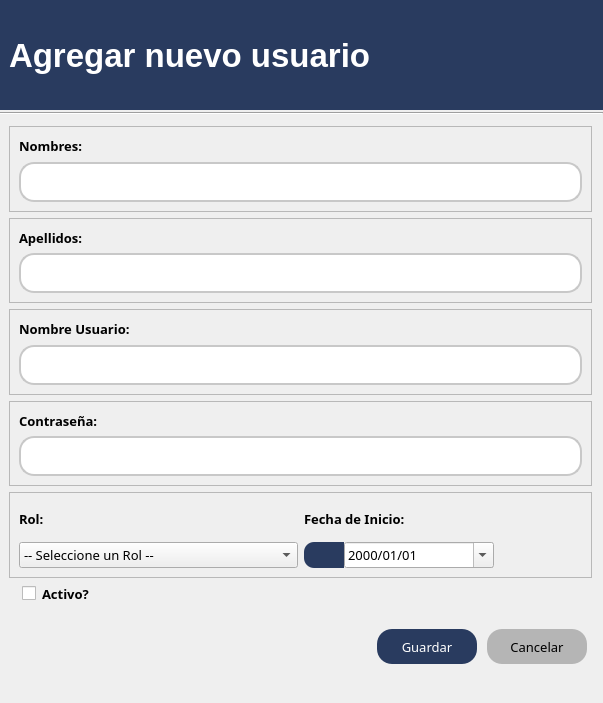
<?xml version="1.0" encoding="UTF-8"?>
<ui version="4.0">
 <class>DialogAgregar</class>
 <widget class="QDialog" name="DialogAgregar">
  <property name="geometry">
   <rect>
    <x>0</x>
    <y>0</y>
    <width>603</width>
    <height>703</height>
   </rect>
  </property>
  <property name="minimumSize">
   <size>
    <width>0</width>
    <height>0</height>
   </size>
  </property>
  <property name="maximumSize">
   <size>
    <width>16777215</width>
    <height>16777215</height>
   </size>
  </property>
  <property name="windowTitle">
   <string>Dialog</string>
  </property>
  <property name="styleSheet">
   <string notr="true">#widget, #label {
    color: rgb(255, 255, 255);
    background-color: rgb(41, 59, 95);
}

QLineEdit {
    border: 2px solid rgb(200, 200, 200);
    border-radius: 15px;
    padding: 8px 0px 8px 11px;
}

#input_nameUser {
    text-transform: uppercase;
}

#checkBox_activo {
    margin-left: 13px;
}

QPushButton {
    background-color: rgb(41, 59, 95);
    color: rgb(255, 255, 255); 
    border: none;
    border-radius: 15px; 
}

#btn_salir {
	background-color: rgb(181, 181, 181);
    color: rgb(0, 0, 0); 
}

#btn_date1, #btn_date2 {
    border-bottom-left-radius: 10px;
    border-top-left-radius: 10px;
}

QPushButton:hover {
    background-color: rgb(88, 120, 142);
    color: rgb(255, 255, 255); 
}

#btn_salir:hover {
    background-color: rgb(209, 209, 209);
}

QPushButton:pressed, #btn_salir:pressed {
    background-color: #1c5980;
}</string>
  </property>
  <layout class="QVBoxLayout" name="verticalLayout_9">
   <property name="spacing">
    <number>2</number>
   </property>
   <property name="leftMargin">
    <number>0</number>
   </property>
   <property name="topMargin">
    <number>0</number>
   </property>
   <property name="rightMargin">
    <number>0</number>
   </property>
   <property name="bottomMargin">
    <number>0</number>
   </property>
   <item>
    <widget class="QWidget" name="widget" native="true">
     <property name="minimumSize">
      <size>
       <width>603</width>
       <height>110</height>
      </size>
     </property>
     <property name="maximumSize">
      <size>
       <width>16777215</width>
       <height>110</height>
      </size>
     </property>
     <layout class="QVBoxLayout" name="verticalLayout_6">
      <item>
       <widget class="QLabel" name="label">
        <property name="font">
         <font>
          <family>Segoe UI</family>
          <pointsize>25</pointsize>
          <weight>75</weight>
          <bold>true</bold>
         </font>
        </property>
        <property name="text">
         <string>Agregar nuevo usuario</string>
        </property>
       </widget>
      </item>
     </layout>
    </widget>
   </item>
   <item>
    <widget class="Line" name="line">
     <property name="orientation">
      <enum>Qt::Horizontal</enum>
     </property>
    </widget>
   </item>
   <item>
    <widget class="QWidget" name="widget_2" native="true">
     <property name="styleSheet">
      <string notr="true"/>
     </property>
     <layout class="QVBoxLayout" name="verticalLayout_8">
      <property name="rightMargin">
       <number>11</number>
      </property>
      <item>
       <widget class="QFrame" name="frame">
        <property name="frameShape">
         <enum>QFrame::StyledPanel</enum>
        </property>
        <property name="frameShadow">
         <enum>QFrame::Raised</enum>
        </property>
        <layout class="QVBoxLayout" name="verticalLayout">
         <item>
          <widget class="QLabel" name="label_2">
           <property name="font">
            <font>
             <family>Century Gothic</family>
             <pointsize>10</pointsize>
             <weight>75</weight>
             <bold>true</bold>
            </font>
           </property>
           <property name="text">
            <string>Nombres:</string>
           </property>
          </widget>
         </item>
         <item>
          <widget class="QLineEdit" name="input_nombre">
           <property name="minimumSize">
            <size>
             <width>60</width>
             <height>35</height>
            </size>
           </property>
           <property name="font">
            <font>
             <family>Century Gothic</family>
             <pointsize>10</pointsize>
            </font>
           </property>
          </widget>
         </item>
        </layout>
       </widget>
      </item>
      <item>
       <widget class="QFrame" name="frame_4">
        <property name="frameShape">
         <enum>QFrame::StyledPanel</enum>
        </property>
        <property name="frameShadow">
         <enum>QFrame::Raised</enum>
        </property>
        <layout class="QVBoxLayout" name="verticalLayout_7">
         <item>
          <widget class="QLabel" name="label_4">
           <property name="font">
            <font>
             <family>Century Gothic</family>
             <pointsize>10</pointsize>
             <weight>75</weight>
             <bold>true</bold>
            </font>
           </property>
           <property name="text">
            <string>Apellidos:</string>
           </property>
          </widget>
         </item>
         <item>
          <widget class="QLineEdit" name="input_apellido">
           <property name="minimumSize">
            <size>
             <width>60</width>
             <height>35</height>
            </size>
           </property>
           <property name="font">
            <font>
             <family>Century Gothic</family>
             <pointsize>10</pointsize>
            </font>
           </property>
          </widget>
         </item>
        </layout>
       </widget>
      </item>
      <item>
       <widget class="QFrame" name="frame_2">
        <property name="frameShape">
         <enum>QFrame::StyledPanel</enum>
        </property>
        <property name="frameShadow">
         <enum>QFrame::Raised</enum>
        </property>
        <layout class="QVBoxLayout" name="verticalLayout_2">
         <item>
          <widget class="QLabel" name="label_3">
           <property name="font">
            <font>
             <family>Century Gothic</family>
             <pointsize>10</pointsize>
             <weight>75</weight>
             <bold>true</bold>
            </font>
           </property>
           <property name="text">
            <string>Nombre Usuario:</string>
           </property>
          </widget>
         </item>
         <item>
          <widget class="QLineEdit" name="input_nameUser">
           <property name="minimumSize">
            <size>
             <width>60</width>
             <height>35</height>
            </size>
           </property>
           <property name="font">
            <font>
             <family>Century Gothic</family>
             <pointsize>10</pointsize>
            </font>
           </property>
          </widget>
         </item>
        </layout>
       </widget>
      </item>
      <item>
       <widget class="QFrame" name="frame_3">
        <property name="frameShape">
         <enum>QFrame::StyledPanel</enum>
        </property>
        <property name="frameShadow">
         <enum>QFrame::Raised</enum>
        </property>
        <layout class="QVBoxLayout" name="verticalLayout_3">
         <item>
          <widget class="QLabel" name="line_edit">
           <property name="font">
            <font>
             <family>Century Gothic</family>
             <pointsize>10</pointsize>
             <weight>75</weight>
             <bold>true</bold>
            </font>
           </property>
           <property name="text">
            <string>Contraseña:</string>
           </property>
          </widget>
         </item>
         <item>
          <widget class="QLineEdit" name="input_pass">
           <property name="minimumSize">
            <size>
             <width>60</width>
             <height>35</height>
            </size>
           </property>
           <property name="font">
            <font>
             <family>Century Gothic</family>
             <pointsize>10</pointsize>
            </font>
           </property>
           <property name="maxLength">
            <number>8</number>
           </property>
           <property name="echoMode">
            <enum>QLineEdit::Password</enum>
           </property>
          </widget>
         </item>
        </layout>
       </widget>
      </item>
      <item>
       <widget class="QFrame" name="frame_5">
        <property name="styleSheet">
         <string notr="true">/*QPushButton{
	background-color: rgb(41, 59, 95);
	border-radius:15px;
}*/


</string>
        </property>
        <property name="frameShape">
         <enum>QFrame::StyledPanel</enum>
        </property>
        <property name="frameShadow">
         <enum>QFrame::Raised</enum>
        </property>
        <layout class="QHBoxLayout" name="horizontalLayout">
         <item>
          <layout class="QVBoxLayout" name="verticalLayout_4">
           <item>
            <widget class="QLabel" name="input_pass_2">
             <property name="font">
              <font>
               <family>Century Gothic</family>
               <pointsize>10</pointsize>
               <weight>75</weight>
               <bold>true</bold>
              </font>
             </property>
             <property name="text">
              <string>Rol:</string>
             </property>
            </widget>
           </item>
           <item>
            <widget class="QComboBox" name="comboBox_rol">
             <property name="font">
              <font>
               <family>Century Gothic</family>
               <pointsize>10</pointsize>
              </font>
             </property>
             <property name="placeholderText">
              <string/>
             </property>
             <property name="duplicatesEnabled">
              <bool>false</bool>
             </property>
             <item>
              <property name="text">
               <string>-- Seleccione un Rol --</string>
              </property>
             </item>
             <item>
              <property name="text">
               <string>Administrador</string>
              </property>
             </item>
             <item>
              <property name="text">
               <string>Usuario</string>
              </property>
             </item>
            </widget>
           </item>
          </layout>
         </item>
         <item>
          <layout class="QVBoxLayout" name="verticalLayout_5">
           <property name="spacing">
            <number>7</number>
           </property>
           <item>
            <widget class="QLabel" name="label_5">
             <property name="font">
              <font>
               <family>Century Gothic</family>
               <pointsize>10</pointsize>
               <weight>75</weight>
               <bold>true</bold>
              </font>
             </property>
             <property name="text">
              <string>Fecha de Inicio:</string>
             </property>
            </widget>
           </item>
           <item>
            <layout class="QHBoxLayout" name="horizontalLayout_2">
             <property name="spacing">
              <number>0</number>
             </property>
             <item>
              <widget class="QPushButton" name="btn_date1">
               <property name="enabled">
                <bool>false</bool>
               </property>
               <property name="sizePolicy">
                <sizepolicy hsizetype="Preferred" vsizetype="Preferred">
                 <horstretch>0</horstretch>
                 <verstretch>0</verstretch>
                </sizepolicy>
               </property>
               <property name="minimumSize">
                <size>
                 <width>0</width>
                 <height>0</height>
                </size>
               </property>
               <property name="maximumSize">
                <size>
                 <width>40</width>
                 <height>16777215</height>
                </size>
               </property>
               <property name="cursor">
                <cursorShape>ArrowCursor</cursorShape>
               </property>
               <property name="text">
                <string/>
               </property>
               <property name="icon">
                <iconset resource="../assets/resource.qrc">
                 <normaloff>:/res_icon/icons/calendar.svg</normaloff>:/res_icon/icons/calendar.svg</iconset>
               </property>
              </widget>
             </item>
             <item alignment="Qt::AlignLeft">
              <widget class="QDateEdit" name="dateEdit">
               <property name="minimumSize">
                <size>
                 <width>150</width>
                 <height>0</height>
                </size>
               </property>
               <property name="maximumSize">
                <size>
                 <width>16777215</width>
                 <height>16777215</height>
                </size>
               </property>
               <property name="font">
                <font>
                 <family>Century Gothic</family>
                 <pointsize>10</pointsize>
                </font>
               </property>
               <property name="displayFormat">
                <string>yyyy/MM/dd</string>
               </property>
               <property name="calendarPopup">
                <bool>true</bool>
               </property>
              </widget>
             </item>
            </layout>
           </item>
          </layout>
         </item>
        </layout>
       </widget>
      </item>
      <item alignment="Qt::AlignLeft">
       <widget class="QCheckBox" name="checkBox_activo">
        <property name="font">
         <font>
          <family>Century Gothic</family>
          <pointsize>10</pointsize>
          <weight>75</weight>
          <bold>true</bold>
         </font>
        </property>
        <property name="cursor">
         <cursorShape>PointingHandCursor</cursorShape>
        </property>
        <property name="text">
         <string>Activo?</string>
        </property>
       </widget>
      </item>
      <item alignment="Qt::AlignRight">
       <widget class="QFrame" name="frame_6">
        <layout class="QHBoxLayout" name="horizontalLayout_3">
         <property name="spacing">
          <number>10</number>
         </property>
         <property name="leftMargin">
          <number>5</number>
         </property>
         <property name="topMargin">
          <number>5</number>
         </property>
         <property name="rightMargin">
          <number>5</number>
         </property>
         <property name="bottomMargin">
          <number>15</number>
         </property>
         <item alignment="Qt::AlignRight">
          <widget class="QPushButton" name="btn_guardar">
           <property name="sizePolicy">
            <sizepolicy hsizetype="Expanding" vsizetype="Fixed">
             <horstretch>0</horstretch>
             <verstretch>0</verstretch>
            </sizepolicy>
           </property>
           <property name="minimumSize">
            <size>
             <width>100</width>
             <height>35</height>
            </size>
           </property>
           <property name="maximumSize">
            <size>
             <width>16777215</width>
             <height>16777215</height>
            </size>
           </property>
           <property name="font">
            <font>
             <family>Century Gothic</family>
             <pointsize>10</pointsize>
             <weight>50</weight>
             <bold>false</bold>
            </font>
           </property>
           <property name="cursor">
            <cursorShape>PointingHandCursor</cursorShape>
           </property>
           <property name="text">
            <string>Guardar</string>
           </property>
           <property name="checkable">
            <bool>false</bool>
           </property>
           <property name="checked">
            <bool>false</bool>
           </property>
          </widget>
         </item>
         <item alignment="Qt::AlignRight">
          <widget class="QPushButton" name="btn_salir">
           <property name="sizePolicy">
            <sizepolicy hsizetype="Preferred" vsizetype="Fixed">
             <horstretch>0</horstretch>
             <verstretch>0</verstretch>
            </sizepolicy>
           </property>
           <property name="minimumSize">
            <size>
             <width>100</width>
             <height>35</height>
            </size>
           </property>
           <property name="font">
            <font>
             <family>Century Gothic</family>
             <pointsize>10</pointsize>
             <weight>50</weight>
             <bold>false</bold>
            </font>
           </property>
           <property name="cursor">
            <cursorShape>PointingHandCursor</cursorShape>
           </property>
           <property name="text">
            <string>Cancelar</string>
           </property>
           <property name="checkable">
            <bool>false</bool>
           </property>
           <property name="checked">
            <bool>false</bool>
           </property>
          </widget>
         </item>
        </layout>
       </widget>
      </item>
     </layout>
    </widget>
   </item>
  </layout>
 </widget>
 <resources>
  <include location="../assets/resource.qrc"/>
 </resources>
 <connections>
  <connection>
   <sender>btn_salir</sender>
   <signal>clicked()</signal>
   <receiver>DialogAgregar</receiver>
   <slot>reject()</slot>
   <hints>
    <hint type="sourcelabel">
     <x>524</x>
     <y>662</y>
    </hint>
    <hint type="destinationlabel">
     <x>301</x>
     <y>351</y>
    </hint>
   </hints>
  </connection>
 </connections>
</ui>
